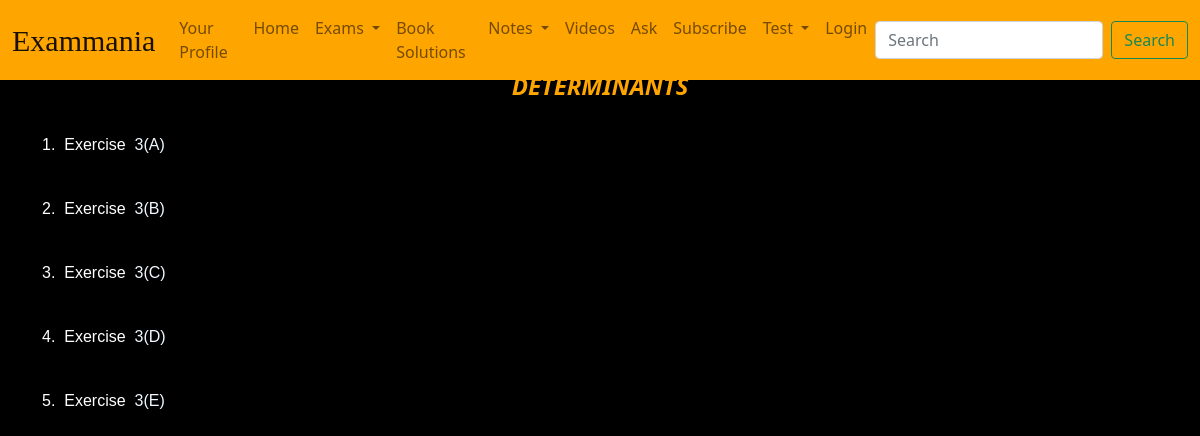
Screenshot of /home/exercise-list/A Text Book of Algebra/DETERMINANTS/ with the database file from the repository.
### main/models.py (models this page shows, shortened)
class Chapter(models.Model):
    name= models.CharField(max_length=250)
    book= models.ForeignKey(Book, related_name="chapters", on_delete=models.CASCADE)

class Exercise(models.Model):
    name= models.CharField(max_length=250)
    questions= models.ManyToManyField(BookQuestion, related_name="Exercises", blank=True, through="ExerciseQuestionIntermidiate")
    chapter= models.ForeignKey(Chapter, related_name="exercises", on_delete=models.CASCADE)

### main/views.py (the view)
# urls.py: path("exercise-list/<str:book_name>/<str:chapter_name>/", views.exerciselist, name="exercise_list"),
def exerciselist(request, book_name, chapter_name):
  book=Book.objects.get(name=book_name)
  chapter = Chapter.objects.get(book__name=book_name, name=chapter_name)
  exercises = Exercise.objects.filter(chapter=chapter)
  dic={
    "Exercises": exercises,
    "Chapter": chapter,
    "Book":book,
    "no":0
  }
  print(book.name)
  print(chapter.name)
  return render(request, "main/exerciselist.html", dic)

### templates/main/exerciselist.html (shortened to what this page needs)
{% extends 'main/base.html' %}
{% load static %}
{% block extrahead %}
<link rel="stylesheet" href="{% static 'main/css/exerciselist.css' %}">
{% endblock %}
{% block body %}
<div class="container">
    <h1 id="heading">{{ Chapter.name }}</h1>
    {% for exercise in Exercises %}
    <p id="exercise_name">{{ forloop.counter }}.&nbsp;&nbsp;Exercise&nbsp;&nbsp;<a
            href="{% url 'main:exercise_solution' Book.name Chapter.name exercise.name 0 %}">{{ exercise.name }}</a>
    </p>
    {% endfor %}
</div>
{% endblock %}

### main/static/main/css/base.css (style rules this page uses)
body { background-color: black; color: white; }

### main/static/main/css/exerciselist.css (style rules this page uses)
#heading { text-align: center; color: orange; font-style: oblique; font-weight: bold; font-size: 1.5rem; }
#exercise_name { padding-top: 1.5rem; font-size: 1rem; font-family: sans-serif }
a { text-decoration: none; color: aliceblue; }

### templates/main/base.html (style rules this page uses)
body { background-image: url(/static/main/images/darkened.png); background-attachment: fixed; background-position: center; background-size: cover; }

### rows the page displays
Chapter: name "DETERMINANTS"
Exercise: name "3(A)"
Exercise: name "3(B)"
Exercise: name "3(C)"
Exercise: name "3(D)"
Exercise: name "3(E)"
